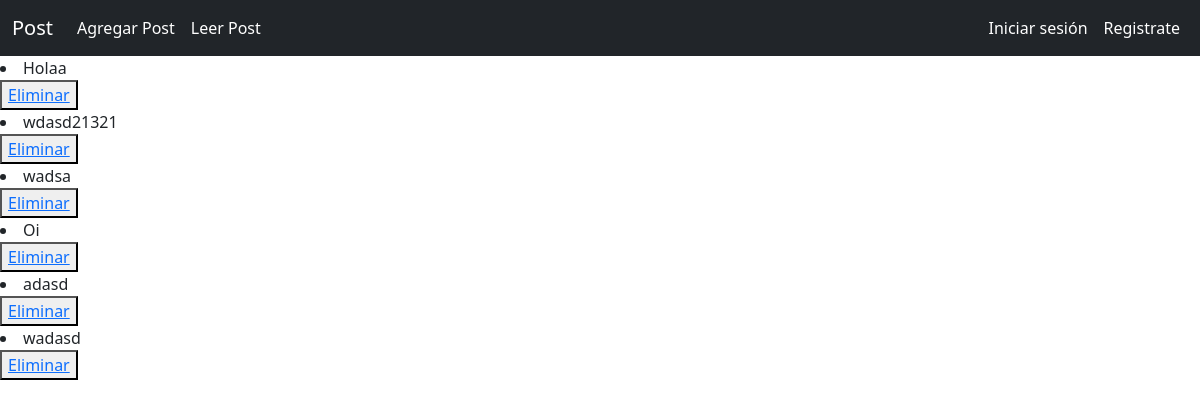
The page /LeerPost/ on the database its author committed.
### Post/models.py (models this page shows)
class Post(models.Model):
    title = models.CharField(max_length=200)
    subtitulo = models.CharField(max_length=200, null=True, blank=True)
    descripcion = RichTextUploadingField(null=True, blank=True)
    imagen_portada = models.ImageField(null=True, blank=True, default="default-image.jpg")
    id = models.UUIDField(default=uuid.uuid4, unique=True, primary_key=True, editable=False)
    def __str__(self):
        return self.title

### Post/views.py (the view)
# urls.py: path('LeerPost/', views.leerPost, name="LeerPost"),
def leerPost(request):
    post = Post.objects.all()
    contexto = {'post': post}
    return render(request, "Post/leer_post.html", contexto)

### Post/templates/Post/leer_post.html (shortened to what this page needs)
<!DOCTYPE html>
{% load static %}
<link rel="stylesheet" href="https://cdn.jsdelivr.net/npm/bootstrap@4.4.1/dist/css/bootstrap.min.css">
<html lang="en">
<head>
    <link rel="stylesheet" href="{% static 'css/bootstrap.css'%}">
</head>
<body>
    {% include 'navbar.html' %}
    {% block content %}
    {% for l in post %}
        <li>{{l}}</li>
        <button>
            <a href="{% url 'ElimarPost' post %}">Eliminar</a>
        </button>
    {% endfor %}
    {% endblock content %}
</body>
</html>

### rows shown on the page
Post: title "Holaa"
Post: title "wdasd21321"
Post: title "wadsa"
Post: title "Oi"
Post: title "adasd"
Post: title "wadasd"
